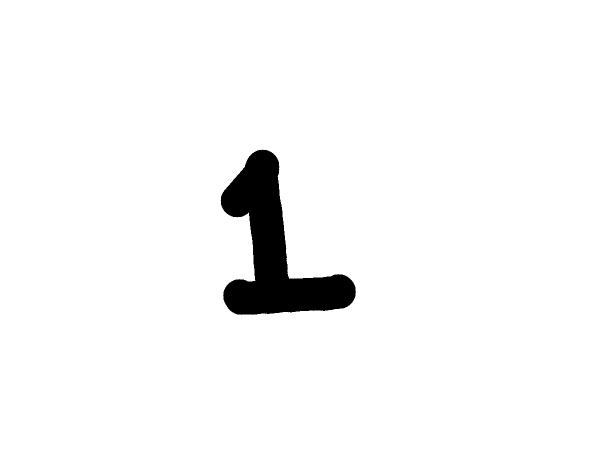
#> input picture english-handwritten-characters-dataset/Img/img002-007.png, 1200 x 900 px (shown at 1/2 size); its folder holds 3 pictures in this run
$ jupyter execute --allow-errors 'Custom OCR w TF.ipynb'   (shell and % lines are left out)
#> lines starting #> are read from the running program, lines starting #| are printed output that depends on the picture; after the words box and inside, x2 and y2 are one past the last pixel; in counts of white or black regions, pixels touching at a corner belong together
# **1. Imports**

[cell 1]
# Src: https://www.kaggle.com/code/aman10kr/offline-handwritten-text-ocr

import warnings
warnings.filterwarnings('ignore')

import numpy as np
import pandas as pd
import matplotlib.pyplot as plt
import matplotlib.image as mpimg
from matplotlib import pyplot
import seaborn as sns
from PIL import Image
from glob import glob
import os
import random
import cv2

import keras
from keras.models import Sequential
from keras.layers import Dense, Dropout, Flatten, Conv2D, MaxPool2D
from tensorflow.keras.layers import BatchNormalization

# **2. Settings**

[cell 2]
import matplotlib as mpl
# Custom colors
class color:
    S = '\033[1m' + '\033[94m'
    E = '\033[0m'
# Set Matplotlib graph colors
my_colors = ["#16558F", "#1583D2", "#61B0B7", "#ADDEFF", "#A99AEA", "#7158B7"]
print(color.S+"Notebook Color Scheme:"+color.E)
sns.palplot(sns.color_palette(my_colors))
plt.show()
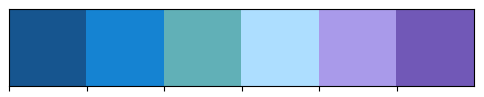
#> figure drawn by matplotlib, 1 panel
# Set Matplotlib graph settings
sns.set_style("white")
mpl.rcParams['xtick.labelsize'] = 14
mpl.rcParams['ytick.labelsize'] = 14
mpl.rcParams['axes.spines.left'] = False
mpl.rcParams['axes.spines.right'] = False
mpl.rcParams['axes.spines.top'] = False
plt.rcParams.update({'font.size': 14})

# **3. Data Exploration**

[cell 3]
dir1 = './english-handwritten-characters-dataset/'

[cell 4]
def plot_summary_graphs(*dir, num_samples=500):
#> called with num_samples = 0
    graph_list = {"Width/Height Ratio":[],"Format":[],"Width":[],"Height":[]}
    directories = [*dir]
    images = sum([glob(os.path.join(i,j), recursive=True) for j in ("**/*.png","**/*.jpg","**/*.jpeg","**/*.bmp") for i in directories],[])
    all_files = sum([glob(os.path.join(i,'**/*.*'), recursive=True) for i in directories],[])
    graph_list["Format"] = [fp.split('.')[-1] for fp in all_files]
    print('Total Number of images: %d'%len(images))
    samples = images if num_samples==0 else random.sample(images, num_samples)
    for image in samples:
        im = Image.open(image)
#> im is the input picture: PIL image 1200x900 RGB; 96.5% white; 1 black region, box (x1, y1, x2, y2) and area: (441, 299, 712, 630) 37304
        graph_list["Width"].append(im.size[0])
        graph_list["Height"].append(im.size[1])
        graph_list["Width/Height Ratio"].append(im.size[0]/im.size[1])
    plt.figure(figsize=(15,10))
    for i,k in enumerate(graph_list):
        plt.subplot(2, 2, i+1)
        # ax = sns.countplot(x=graph_list[k])
        # ax.bar_label(ax.containers[0])
        counts, edges, bars = plt.hist(graph_list[k], align="mid")
        plt.bar_label(bars)
        # plt.hist(graph_list[k], histtype='stepfilled', align='mid')
        plt.title('Distribution of '+ k)
    plt.tight_layout()
    plt.ticklabel_format(useOffset=False) # Prevents scientific notation (e.g 1.28e3)
    plt.show()
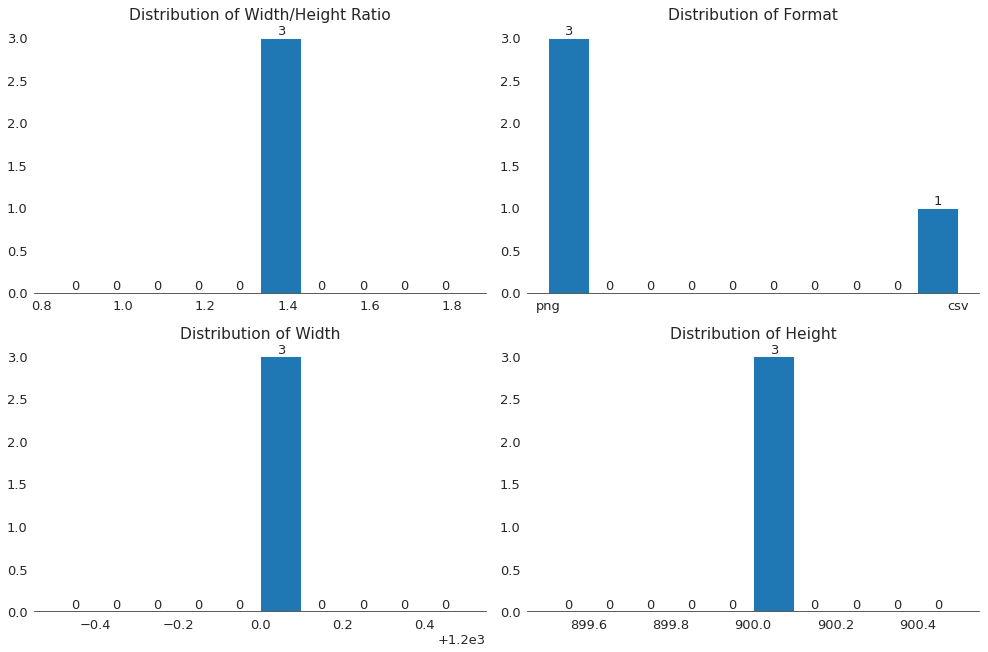
#> figure drawn by matplotlib, 4 panels; panel 1: tallest bar 3 high, from x = 1.33 to 1.43; panel 2: tallest bar 3 high, from x = -6.94e-18 to 0.1; panel 3: tallest bar 3 high, from x = 1200 to 1200.1; panel 4: tallest bar 3 high, from x = 900 to 900.1

# set num_samples to 0 to check all dir
plot_summary_graphs(dir1, num_samples=0)

[cell 5]
def plot_images_dirs(*dir, num_samples=5, num_cols=5, plot_gap=6):
    directories = [*dir]
    images = sum([glob(os.path.join(i,j), recursive=True) for j in ("**/*.png","**/*.jpg","**/*.jpeg","**/*.bmp") for i in directories],[])
    samples = images if num_samples==0 else random.sample(images, num_samples)
    fig = plt.figure(figsize=(20,num_samples/num_cols*plot_gap))
    for i,image in enumerate(samples):
        plt.subplot(round(num_samples/num_cols),num_cols,i+1)
        img = Image.open(image)
        plt.title("Dataset: " + image.split("/")[-2] + "\n" + str(img.size))
        plt.imshow(img)
    plt.show()

#> (the rest of this cell did not finish here and is left out)

[cell 6]
img_size=(32,32)
batch_size=32

# **4. Loading Data**

[cell 7]
df = pd.read_csv('./english-handwritten-characters-dataset/english.csv')
#> (reads english-handwritten-characters-dataset/english.csv from the repository)

[cell 8]
df["image"] = "./english-handwritten-characters-dataset/" + df["image"]

[cell 9]
def df_to_array(paths, im_size=None, color=True):
    """This function provides a memory-friendly method to load images from a dataframe to an array.
    paths: List or series containing image paths
    im_size: Resize images while loading. Very helpful if you get a memory error.
    color: Load images in color (True) or black and white (False)
    """
    if color:
        return np.array([cv2.resize(cv2.imread(path), im_size) if im_size else cv2.imread(path) for path in paths], dtype='uint8')
    else:
        return np.expand_dims(np.array([cv2.resize(cv2.imread(path, cv2.IMREAD_GRAYSCALE), im_size) if im_size else cv2.imread(path, cv2.IMREAD_GRAYSCALE) for path in paths], dtype='uint8'), axis=-1)

#> (a cell that did not finish here is left out)

[cell 11]
y = df['label'].values

# **5. Data Cleaning & Feature Engineering**

[cell 12]
np.unique(y)

[cell 13]
#conditions = [y == 'c', y == 'f', y == 'i', y == 'j', y == 'm', y == 'o', y == 'p', y == 's', y == 'u', y == 'v', y == 'w', y == 'x', y == 'y', y == 'z']
#replacements = ['C', 'F', 'I', 'J', 'M', 'O', 'P', 'S', 'U', 'V', 'W', 'X', 'Y', 'Z']
#y = np.select(conditions, replacements, y)

# **6. Exploratory Data Analysis**

[cell 14]
def plot_class_dist(*class_labels):
    """
    Plot class distribution
    class_labels: list or series of class labels
    """
    fig = plt.figure(figsize=(20, 10))
    gs = fig.add_gridspec(len(class_labels),1) # Create subplots & specify (#rows, #columns)
    gs.update(wspace=0.2, hspace=0.2) # Specify spaces between subplot (#rows, #columns)
    for i in range(len(class_labels)):
        ax = fig.add_subplot(gs[i, 0]) # Place plot on a subplot [row,column]
        ax = sns.countplot(x=class_labels[i]) # For Array, use x=y, to change orientation: "x=" → "y="
        ax.bar_label(ax.containers[0]) # Show number on top of bars
        ax.title.set_text(f"Total number of labels: {len(class_labels[i])}")
        dummy = ax.set_xticklabels(ax.get_xticklabels(), rotation=90) #If you have too much class, rotates x labels

plot_class_dist(y)
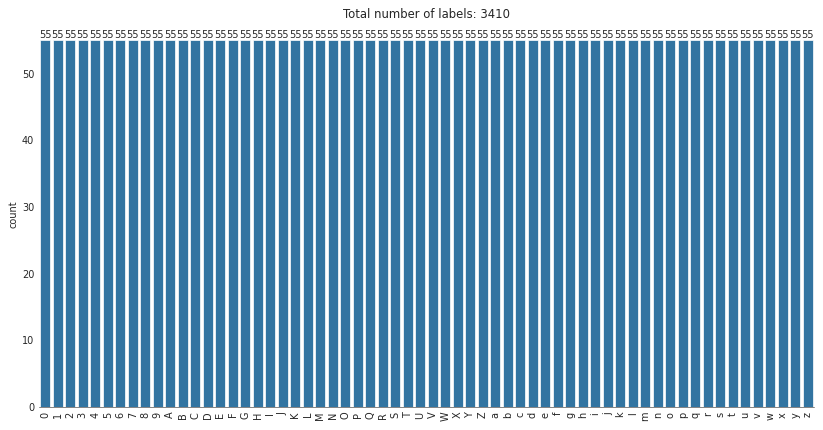
#> figure drawn by matplotlib, 1 panel

# **7. Image Processing**

Not required, dataset already looks perfect.

# **8. Target / Label Formatting**

[cell 15]
classes = np.unique(y, return_counts=True)[0].tolist()
#> classes = 62 items, first 6: '0', '1', '2', '3', '4', '5'

[cell 16]
from sklearn.preprocessing import LabelEncoder
le = LabelEncoder()
le.fit(classes)
y = le.transform(y) # For Classification
#> y = 3410 values from 0 to 61
